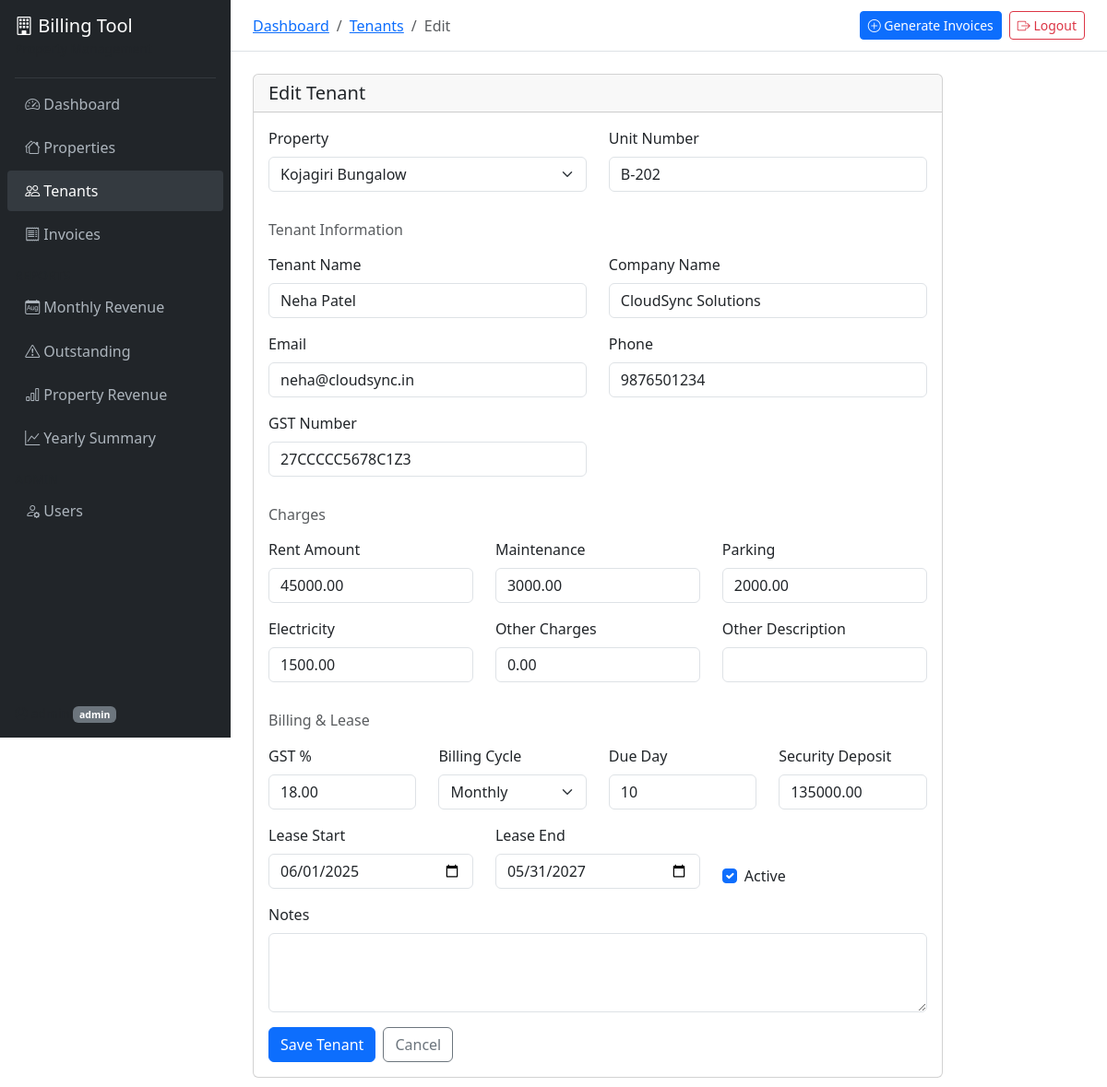
Page /properties/tenants/2/edit/ (signed in) on the committed database.
### accounts/models.py (models this page shows, shortened)
class User(AbstractUser):
    class Role(models.TextChoices):
        ADMIN = 'admin', 'Admin'
        ACCOUNTANT = 'accountant', 'Accountant'
        VIEWER = 'viewer', 'Viewer'
    role = models.CharField(max_length=20, choices=Role.choices, default=Role.VIEWER)
    phone = models.CharField(max_length=15, blank=True)
    def is_accountant(self):
        return self.role in (self.Role.ADMIN, self.Role.ACCOUNTANT)

### properties/models.py (models this page shows, shortened)
class Tenant(models.Model):
    class BillingCycle(models.TextChoices):
        MONTHLY = 'monthly', 'Monthly'
        QUARTERLY = 'quarterly', 'Quarterly'
    building = models.ForeignKey(
        Property, on_delete=models.CASCADE, related_name='tenants'
    )
    name = models.CharField(max_length=200)
    company_name = models.CharField(max_length=200)
    unit_number = models.CharField(max_length=50)
    contact_email = models.EmailField()
    contact_phone = models.CharField(max_length=15)
    gst_number = models.CharField(max_length=20, blank=True)
    rent_amount = models.DecimalField(max_digits=12, decimal_places=2)
    maintenance_charges = models.DecimalField(max_digits=10, decimal_places=2, default=0)
    parking_charges = models.DecimalField(max_digits=10, decimal_places=2, default=0)
    electricity_charges = models.DecimalField(max_digits=10, decimal_places=2, default=0)
    other_charges = models.DecimalField(max_digits=10, decimal_places=2, default=0)
    other_charges_description = models.CharField(max_length=200, blank=True)
    gst_percentage = models.DecimalField(max_digits=5, decimal_places=2, default=18.00)
    billing_cycle = models.CharField(
        max_length=20, choices=BillingCycle.choices, default=BillingCycle.MONTHLY
    )
    payment_due_day = models.PositiveIntegerField(default=5)
    security_deposit = models.DecimalField(max_digits=12, decimal_places=2, default=0)
    lease_start_date = models.DateField()
    lease_end_date = models.DateField()
    is_active = models.BooleanField(default=True)
    notes = models.TextField(blank=True)
    created_at = models.DateTimeField(auto_now_add=True)
    updated_at = models.DateTimeField(auto_now=True)
    class Meta:
        ordering = ['building', 'unit_number']
        unique_together = ['building', 'unit_number']
        indexes = [
            models.Index(fields=['building', 'is_active']),
        ]

### properties/views.py (the view, shortened to what this page needs)
# urls.py: path('tenants/<int:pk>/edit/', views.TenantUpdateView.as_view(), name='tenant_update'),
class TenantUpdateView(AccountantRequiredMixin, UpdateView):
    model = Tenant
    form_class = TenantForm
    template_name = 'properties/tenant_form.html'
    success_url = reverse_lazy('tenant_list')

### accounts/mixins.py (called while the page is built)
    def test_func(self):
        return self.request.user.role in ('admin', 'accountant')

### properties/models.py (called while the page is built)
    def __str__(self):
        return self.name

### properties/templates/properties/tenant_form.html (shortened to what this page needs)
{% extends "base.html" %}
{% block breadcrumb %}
<li class="breadcrumb-item"><a href="{% url 'dashboard' %}">Dashboard</a></li>
<li class="breadcrumb-item"><a href="{% url 'tenant_list' %}">Tenants</a></li>
<li class="breadcrumb-item active">{% if object %}Edit{% else %}Add{% endif %}</li>
{% endblock %}
{% block content %}
<div class="row">
    <div class="col-lg-10">
        <div class="card">
            <div class="card-header"><h5 class="mb-0">{% if object %}Edit Tenant{% else %}Add Tenant{% endif %}</h5></div>
            <div class="card-body">
                <form method="post">
                    <div class="row">
                        <div class="col-md-6 mb-3">
                            <label class="form-label">Property</label>{{ form.building }}
                        </div>
                        <div class="col-md-6 mb-3">
                            <label class="form-label">Unit Number</label>{{ form.unit_number }}
                        </div>
                    </div>
                    <h6 class="mt-3 mb-3 text-muted">Tenant Information</h6>
                    <div class="row">
                        <div class="col-md-6 mb-3"><label class="form-label">Tenant Name</label>{{ form.name }}</div>
                        <div class="col-md-6 mb-3"><label class="form-label">Company Name</label>{{ form.company_name }}</div>
                        <div class="col-md-6 mb-3"><label class="form-label">Email</label>{{ form.contact_email }}</div>
                        <div class="col-md-6 mb-3"><label class="form-label">Phone</label>{{ form.contact_phone }}</div>
                        <div class="col-md-6 mb-3"><label class="form-label">GST Number</label>{{ form.gst_number }}</div>
                    </div>
                    <h6 class="mt-3 mb-3 text-muted">Charges</h6>
                    <div class="row">
                        <div class="col-md-4 mb-3"><label class="form-label">Rent Amount</label>{{ form.rent_amount }}</div>
                        <div class="col-md-4 mb-3"><label class="form-label">Maintenance</label>{{ form.maintenance_charges }}</div>
                        <div class="col-md-4 mb-3"><label class="form-label">Parking</label>{{ form.parking_charges }}</div>
                        <div class="col-md-4 mb-3"><label class="form-label">Electricity</label>{{ form.electricity_charges }}</div>
                        <div class="col-md-4 mb-3"><label class="form-label">Other Charges</label>{{ form.other_charges }}</div>
                        <div class="col-md-4 mb-3"><label class="form-label">Other Description</label>{{ form.other_charges_description }}</div>
                    </div>
                    <h6 class="mt-3 mb-3 text-muted">Billing & Lease</h6>
                    <div class="row">
                        <div class="col-md-3 mb-3"><label class="form-label">GST %</label>{{ form.gst_percentage }}</div>
                        <div class="col-md-3 mb-3"><label class="form-label">Billing Cycle</label>{{ form.billing_cycle }}</div>
                        <div class="col-md-3 mb-3"><label class="form-label">Due Day</label>{{ form.payment_due_day }}</div>
                        <div class="col-md-3 mb-3"><label class="form-label">Security Deposit</label>{{ form.security_deposit }}</div>
                        <div class="col-md-4 mb-3"><label class="form-label">Lease Start</label>{{ form.lease_start_date }}</div>
                        <div class="col-md-4 mb-3"><label class="form-label">Lease End</label>{{ form.lease_end_date }}</div>
                        <div class="col-md-4 mb-3 d-flex align-items-end">
                            <div class="form-check">{{ form.is_active }} <label class="form-check-label">Active</label></div>
                        </div>
                    </div>
                    <div class="mb-3"><label class="form-label">Notes</label>{{ form.notes }}</div>
                    <div class="d-flex gap-2">
                        <button type="submit" class="btn btn-primary">Save Tenant</button>
                        <a href="{% url 'tenant_list' %}" class="btn btn-outline-secondary">Cancel</a>
                    </div>
                </form>
            </div>
        </div>
    </div>
</div>
{% endblock %}

### templates/base.html (shortened to what this page needs)
{% load humanize %}
<!DOCTYPE html>
<html lang="en">
<head>
    <link href="https://cdn.jsdelivr.net/npm/bootstrap@5.3.3/dist/css/bootstrap.min.css" rel="stylesheet">
    <link href="https://cdn.jsdelivr.net/npm/bootstrap-icons@1.11.3/font/bootstrap-icons.min.css" rel="stylesheet">
</head>
<body>
    <nav class="sidebar d-flex flex-column" id="sidebar">
        <div class="p-3 text-white">
            <h5 class="mb-0"><i class="bi bi-building"></i> Billing Tool</h5>
            <small class="text-muted">Property Management</small>
        </div>
        <hr class="text-secondary mx-3 my-1">
        <ul class="nav flex-column">
            <li class="nav-item">
                <a class="nav-link {% if request.resolver_match.url_name == 'dashboard' %}active{% endif %}" href="{% url 'dashboard' %}">
                    <i class="bi bi-speedometer2"></i> Dashboard
                </a>
            </li>
            <li class="nav-item">
                <a class="nav-link {% if 'property' in request.resolver_match.url_name %}active{% endif %}" href="{% url 'property_list' %}">
                    <i class="bi bi-houses"></i> Properties
                </a>
            </li>
            <li class="nav-item">
                <a class="nav-link {% if 'tenant' in request.resolver_match.url_name %}active{% endif %}" href="{% url 'tenant_list' %}">
                    <i class="bi bi-people"></i> Tenants
                </a>
            </li>
            <li class="nav-item">
                <a class="nav-link {% if 'invoice' in request.resolver_match.url_name %}active{% endif %}" href="{% url 'invoice_list' %}">
                    <i class="bi bi-receipt"></i> Invoices
                </a>
            </li>
            <li class="nav-item mt-2">
                <small class="text-muted px-3">REPORTS</small>
            </li>
            <li class="nav-item">
                <a class="nav-link" href="{% url 'report_monthly' %}">
                    <i class="bi bi-calendar-month"></i> Monthly Revenue
                </a>
            </li>
            <li class="nav-item">
                <a class="nav-link" href="{% url 'report_outstanding' %}">
                    <i class="bi bi-exclamation-triangle"></i> Outstanding
                </a>
            </li>
            <li class="nav-item">
                <a class="nav-link" href="{% url 'report_property' %}">
                    <i class="bi bi-bar-chart"></i> Property Revenue
                </a>
            </li>
            <li class="nav-item">
                <a class="nav-link" href="{% url 'report_yearly' %}">
                    <i class="bi bi-graph-up"></i> Yearly Summary
                </a>
            </li>
            {% if user.role == 'admin' %}
            <li class="nav-item mt-2">
                <small class="text-muted px-3">ADMIN</small>
            </li>
            <li class="nav-item">
                <a class="nav-link" href="{% url 'user_list' %}">
                    <i class="bi bi-person-gear"></i> Users
                </a>
            </li>
            {% endif %}
        </ul>
        <div class="mt-auto p-3">
            <div class="text-muted small">
                <i class="bi bi-person-circle"></i> {{ user.get_full_name|default:user.username }}
                <span class="badge bg-secondary">{{ user.role }}</span>
            </div>
        </div>
    </nav>
    <div class="main-content">
        <div class="top-navbar d-flex justify-content-between align-items-center">
            <nav aria-label="breadcrumb">
                <ol class="breadcrumb mb-0">
                    {% block breadcrumb %}{% endblock %}
                </ol>
            </nav>
            <div class="d-flex align-items-center gap-2">
                {% if user.is_accountant %}
                <a href="{% url 'generate_invoices' %}" class="btn btn-sm btn-primary">
                    <i class="bi bi-plus-circle"></i> Generate Invoices
                </a>
                {% endif %}
                <a href="{% url 'logout' %}" class="btn btn-sm btn-outline-danger">
                    <i class="bi bi-box-arrow-right"></i> Logout
                </a>
            </div>
        </div>
        <div class="p-4">
            {% block content %}{% endblock %}
        </div>
    </div>
</body>
</html>

### templates/base.html (style rules this page uses)
body { min-height: 100vh; }
.sidebar { width: 250px; min-height: 100vh; background: #212529; position: fixed; top: 0; left: 0; z-index: 100; transition: transform 0.3s; }
.sidebar .nav-link { color: #adb5bd; padding: 0.6rem 1.2rem; border-radius: 0.25rem; margin: 2px 8px; }
.sidebar .nav-link:hover, .sidebar .nav-link.active { color: #fff; background: #343a40; }
.sidebar .nav-link i { width: 24px; }
.main-content { margin-left: 250px; min-height: 100vh; }
.top-navbar { background: #fff; border-bottom: 1px solid #dee2e6; padding: 0.75rem 1.5rem; }

### rows in the picture
User: role "admin"
Tenant: building "Kojagiri Bungalow", unit_number "B-202", name "Neha Patel", company_name "CloudSync Solutions", contact_email "neha@cloudsync.in", contact_phone "9876501234", gst_number "27CCCCC5678C1Z3", rent_amount "45000.00", maintenance_charges "3000.00", parking_charges "2000.00", electricity_charges "1500.00", other_charges "0.00", gst_percentage "18.00", billing_cycle "Monthly", payment_due_day "10", security_deposit "135000.00", lease_start_date "06/01/2025", lease_end_date "05/31/2027", is_active "☑"
